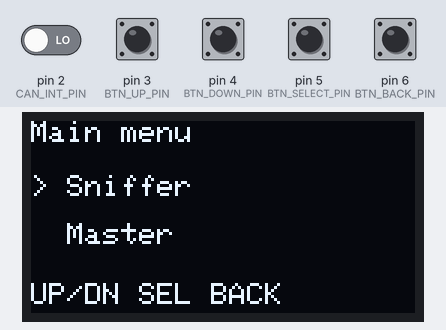
Simulated run of this sketch. Board: Arduino Uno, built with avr-gcc and run on an emulated ATmega328P. Shown: 128×64 one-colour display. The test bench sets the inputs (shaded band); at power-on: pin 3 (BTN_UP_PIN), pin 4 (BTN_DOWN_PIN), pin 5 (BTN_SELECT_PIN), pin 6 (BTN_BACK_PIN) HIGH, pin 2 (CAN_INT_PIN) LOW. What the sketch prints to the serial monitor is not drawn.

Above: at 1.29 s.
1.3 s: pin 3 (BTN_UP_PIN) pulled LOW for 0.15 s
At 2.5 s:
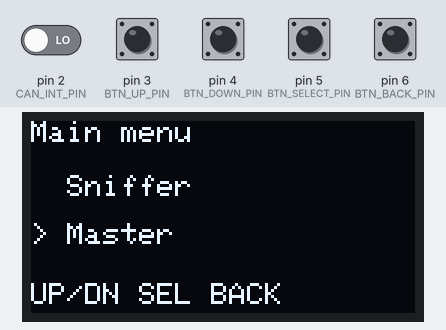
2.9 s: pin 4 (BTN_DOWN_PIN) pulled LOW for 0.15 s
At 3.8 s:
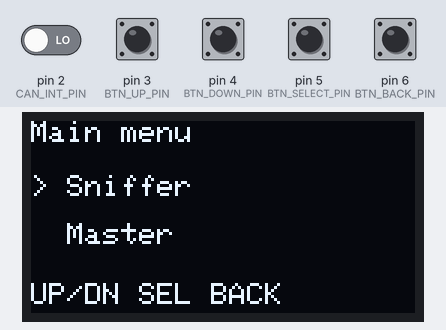
4.5 s: pin 5 (BTN_SELECT_PIN) pulled LOW for 0.15 s
At 5.0 s:
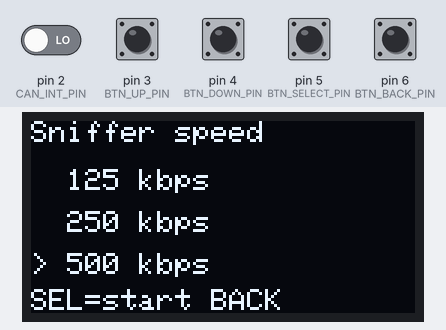
6.1 s: pin 5 (BTN_SELECT_PIN) pulled LOW for 1 s
At 7.5 s:
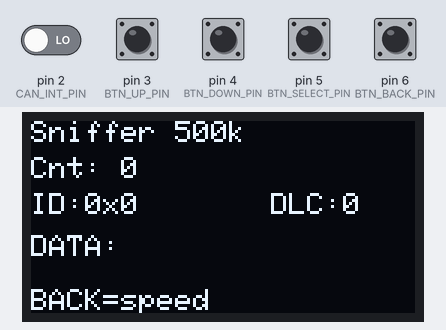
8.6 s: pin 6 (BTN_BACK_PIN) pulled LOW for 0.15 s
At 9.4 s:
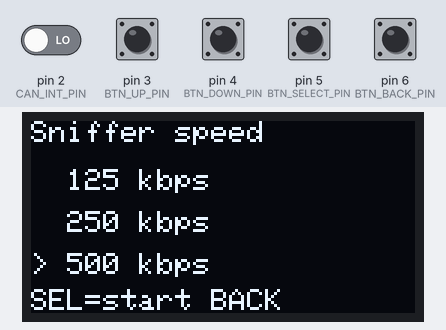
10.2 s: pin 4 (BTN_DOWN_PIN) pulled LOW for 1 s
At 10.6 s:
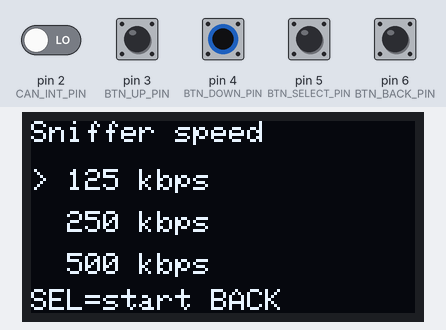
Timing chart, 0 to 13.2 s (numbered marks = the images above; inputs shaded):
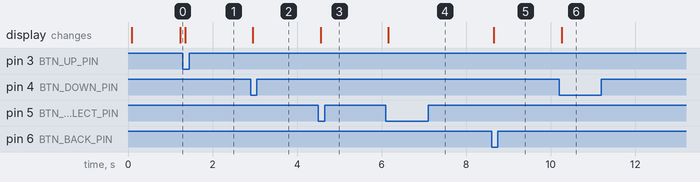

The sketch:

main.ino
```cpp
#include <Arduino.h>
#include <SPI.h>
#include <Wire.h>

#include "app_state.h"
#include "buttons.h"
#include "can_manager.h"
#include "config.h"
#include "display.h"
#include "master_profiles.h"
#include "ui.h"

static AppState gState;
static Buttons gButtons;
static Display gDisplay;
static CanManager gCan;

static void logFrame(const __FlashStringHelper* tag, const CanFrame& frame) {
  Serial.print(tag);
  Serial.print(F(" id=0x"));
  Serial.print(frame.id, HEX);
  Serial.print(F(" dlc="));
  Serial.print(frame.dlc);
  Serial.print(F(" data="));

  for (uint8_t i = 0; i < frame.dlc && i < 8; ++i) {
    if (frame.data[i] < 0x10) {
      Serial.print('0');
    }
    Serial.print(frame.data[i], HEX);
    if (i + 1 < frame.dlc) {
      Serial.write(' ');
    }
  }
  Serial.println();
}

static void sendMasterFrames(uint32_t nowMs) {
  uint8_t profileCount = 0;
  const MasterProfile* profiles = masterGetProfiles(profileCount);
  if (profileCount == 0) {
    return;
  }

  const MasterProfile& p = profiles[gState.masterProfileIndex % profileCount];
  if (!p.enabled || p.frameCount == 0) {
    return;
  }

  if ((nowMs - gState.masterLastTxAtMs) < p.periodMs) {
    return;
  }

  gState.masterLastTxAtMs = nowMs;

  const uint8_t frameIdx = gState.masterNextFrameIndex;
  const CanTxFrame& tx = p.frames[frameIdx];

  CanFrame frame;
  frame.id = tx.id;
  frame.dlc = tx.dlc;
  for (uint8_t i = 0; i < 8; ++i) {
    frame.data[i] = tx.data[i];
  }

  if (canSend(gCan, frame)) {
    gState.masterTxCount++;
    gState.masterLastTxId = frame.id;
    logFrame(F("[CAN] TX"), frame);
    displayMarkDirty(gDisplay);
  } else {
    Serial.println(F("[CAN] TX failed"));
  }

  gState.masterNextFrameIndex++;
  if (gState.masterNextFrameIndex >= p.frameCount) {
    gState.masterNextFrameIndex = p.cyclic ? 0 : (p.frameCount - 1);
  }
}

void setup() {
  const uint32_t nowMs = millis();
  appStateInit(gState, nowMs);

  Serial.begin(config::SERIAL_BAUD);
  Serial.println(F("[SYS] Boot start"));

  SPI.begin();
  Wire.begin();

  gState.displayReady = displayInit(gDisplay);
  Serial.println(gState.displayReady ? F("[SYS] OLED init OK") : F("[SYS] OLED init FAIL"));

  buttonsInit(gButtons);
  gState.buttonsReady = true;
  Serial.println(F("[SYS] Buttons init OK"));

  gState.canReady = true;

  gState.bootShown = true;
  displayMarkDirty(gDisplay);

  if (gState.displayReady && gState.buttonsReady) {
    Serial.println(F("[SYS] Modules initialized"));
  } else {
    Serial.println(F("[SYS] Init finished with warnings"));
  }
}

void loop() {
  const uint32_t nowMs = millis();

  uiTick(gState, nowMs);

  const ButtonEvent event = buttonsPoll(gButtons, nowMs);
  if (event != BTN_EVENT_NONE) {
    if (uiHandleButton(gState, event, nowMs)) {
      displayMarkDirty(gDisplay);
      Serial.print(F("[UI] Button event="));
      Serial.println(static_cast<uint8_t>(event));
    }
  }

  if (gState.requestSnifferStart) {
    gState.requestSnifferStart = false;
    const config::SnifferSpeed speed = static_cast<config::SnifferSpeed>(gState.snifferSpeedIndex);

    if (canInitSniffer(gCan, speed)) {
      gState.view = config::VIEW_SNIFFER_RUN;
      gState.lastCanPollMs = 0;
      gState.snifferFrameCount = 0;
      gState.lastCanId = 0;
      gState.lastCanDlc = 0;
      Serial.print(F("[UI] Sniffer start at "));
      Serial.println(canSpeedLabel(speed));
    } else {
      Serial.println(F("[UI] Sniffer start failed"));
    }
    displayMarkDirty(gDisplay);
  }

  if (gState.requestSnifferStop) {
    gState.requestSnifferStop = false;
    canStop(gCan);
    Serial.println(F("[UI] Sniffer stopped"));
    displayMarkDirty(gDisplay);
  }

  if (gState.requestMasterStart) {
    gState.requestMasterStart = false;
    uint8_t profileCount = 0;
    const MasterProfile* profiles = masterGetProfiles(profileCount);
    if (profileCount > 0) {
      const MasterProfile& p = profiles[gState.masterProfileIndex % profileCount];
      if (canInitMaster(gCan, p.speed)) {
        gState.view = config::VIEW_MASTER_RUN;
        gState.masterTxCount = 0;
        gState.masterLastTxId = 0;
        gState.masterLastTxAtMs = 0;
        gState.masterNextFrameIndex = 0;
        gState.lastCanPollMs = 0;
        Serial.print(F("[UI] Master start: "));
        Serial.println(p.name);
      } else {
        Serial.println(F("[UI] Master start failed"));
      }
    }
    displayMarkDirty(gDisplay);
  }

  if (gState.requestMasterStop) {
    gState.requestMasterStop = false;
    canStop(gCan);
    Serial.println(F("[UI] Master stopped"));
    displayMarkDirty(gDisplay);
  }

  if (gState.view == config::VIEW_SNIFFER_RUN) {
    CanFrame frame;
    if (canPoll(gCan, nowMs, gState.lastCanPollMs, frame)) {
      gState.snifferFrameCount++;
      gState.lastCanId = frame.id;
      gState.lastCanDlc = frame.dlc;
      for (uint8_t i = 0; i < 8; ++i) {
        gState.lastCanData[i] = frame.data[i];
      }
      logFrame(F("[CAN] RX"), frame);
      displayMarkDirty(gDisplay);
    }
  }

  if (gState.view == config::VIEW_MASTER_RUN) {
    sendMasterFrames(nowMs);

    CanFrame frame;
    if (canPoll(gCan, nowMs, gState.lastCanPollMs, frame)) {
      logFrame(F("[CAN] RX"), frame);
    }
  }

  static config::View prevView = config::VIEW_BOOT;
  if (prevView != gState.view) {
    prevView = gState.view;
    displayMarkDirty(gDisplay);
    Serial.print(F("[UI] View changed="));
    Serial.println(static_cast<uint8_t>(gState.view));
  }

  if (gState.displayReady) {
    displayUpdate(gDisplay, gState, nowMs);
  }
}
```

app_state.cpp
```cpp
#include "app_state.h"

void appStateInit(AppState& state, uint32_t nowMs) {
  state.view = config::VIEW_BOOT;
  state.menuIndex = config::MENU_SNIFFER;
  state.snifferSpeedIndex = config::SNIFFER_SPEED_500;
  state.masterProfileIndex = 0;
  state.canReady = false;
  state.displayReady = false;
  state.buttonsReady = false;
  state.bootShown = false;
  state.requestSnifferStart = false;
  state.requestSnifferStop = false;
  state.requestMasterStart = false;
  state.requestMasterStop = false;
  state.bootStartMs = nowMs;
  state.lastCanPollMs = 0;
  state.snifferFrameCount = 0;
  state.lastCanId = 0;
  state.lastCanDlc = 0;
  for (uint8_t i = 0; i < 8; ++i) {
    state.lastCanData[i] = 0;
  }
  state.masterTxCount = 0;
  state.masterLastTxId = 0;
  state.masterLastTxAtMs = 0;
  state.masterNextFrameIndex = 0;
}
```

app_state.h
```cpp
#ifndef APP_STATE_H
#define APP_STATE_H

#include <Arduino.h>
#include "config.h"

struct AppState {
  config::View view;
  uint8_t menuIndex;
  uint8_t snifferSpeedIndex;
  uint8_t masterProfileIndex;
  bool canReady;
  bool displayReady;
  bool buttonsReady;
  bool bootShown;
  bool requestSnifferStart;
  bool requestSnifferStop;
  bool requestMasterStart;
  bool requestMasterStop;
  uint32_t bootStartMs;
  uint32_t lastCanPollMs;
  uint32_t snifferFrameCount;
  uint32_t lastCanId;
  uint8_t lastCanDlc;
  uint8_t lastCanData[8];
  uint32_t masterTxCount;
  uint32_t masterLastTxId;
  uint32_t masterLastTxAtMs;
  uint8_t masterNextFrameIndex;
};

void appStateInit(AppState& state, uint32_t nowMs);

#endif
```

buttons.cpp
```cpp
#include "buttons.h"
#include "config.h"

static ButtonEvent indexToEvent(uint8_t idx) {
  switch (idx) {
    case 0: return BTN_EVENT_UP;
    case 1: return BTN_EVENT_DOWN;
    case 2: return BTN_EVENT_SELECT;
    case 3: return BTN_EVENT_BACK;
    default: return BTN_EVENT_NONE;
  }
}

void buttonsInit(Buttons& buttons) {
  buttons.pins[0] = config::BTN_UP_PIN;
  buttons.pins[1] = config::BTN_DOWN_PIN;
  buttons.pins[2] = config::BTN_SELECT_PIN;
  buttons.pins[3] = config::BTN_BACK_PIN;

  for (uint8_t i = 0; i < 4; ++i) {
    pinMode(buttons.pins[i], INPUT_PULLUP);
    const uint8_t raw = digitalRead(buttons.pins[i]);
    buttons.lastReadState[i] = raw;
    buttons.stableState[i] = raw;
    buttons.changedAtMs[i] = 0;
  }
}

ButtonEvent buttonsPoll(Buttons& buttons, uint32_t nowMs) {
  for (uint8_t i = 0; i < 4; ++i) {
    const uint8_t raw = digitalRead(buttons.pins[i]);

    if (raw != buttons.lastReadState[i]) {
      buttons.lastReadState[i] = raw;
      buttons.changedAtMs[i] = nowMs;
    }

    if ((nowMs - buttons.changedAtMs[i]) >= config::BUTTON_DEBOUNCE_MS &&
        raw != buttons.stableState[i]) {
      buttons.stableState[i] = raw;
      if (raw == LOW) {
        return indexToEvent(i);
      }
    }
  }
  return BTN_EVENT_NONE;
}
```

buttons.h
```cpp
#ifndef BUTTONS_H
#define BUTTONS_H

#include <Arduino.h>

enum ButtonEvent : uint8_t {
  BTN_EVENT_NONE = 0,
  BTN_EVENT_UP,
  BTN_EVENT_DOWN,
  BTN_EVENT_SELECT,
  BTN_EVENT_BACK
};

struct Buttons {
  uint8_t pins[4];
  uint8_t stableState[4];
  uint8_t lastReadState[4];
  uint32_t changedAtMs[4];
};

void buttonsInit(Buttons& buttons);
ButtonEvent buttonsPoll(Buttons& buttons, uint32_t nowMs);

#endif
```

can_manager.cpp
```cpp
#include "can_manager.h"

CanManager::CanManager() : controller(config::CAN_CS_PIN), ready(false), speed(config::SNIFFER_SPEED_500) {}

static uint8_t speedToMcp(config::SnifferSpeed speed) {
  switch (speed) {
    case config::SNIFFER_SPEED_125: return CAN_125KBPS;
    case config::SNIFFER_SPEED_250: return CAN_250KBPS;
    case config::SNIFFER_SPEED_500:
    default:
      return CAN_500KBPS;
  }
}

const __FlashStringHelper* canSpeedLabel(config::SnifferSpeed speed) {
  switch (speed) {
    case config::SNIFFER_SPEED_125: return F("125k");
    case config::SNIFFER_SPEED_250: return F("250k");
    case config::SNIFFER_SPEED_500:
    default:
      return F("500k");
  }
}

static bool canInit(CanManager& can, config::SnifferSpeed speed, uint8_t mode, const __FlashStringHelper* tag) {
  pinMode(config::CAN_INT_PIN, INPUT);

  const uint8_t initResult = can.controller.begin(MCP_ANY, speedToMcp(speed), MCP_8MHZ);
  if (initResult != CAN_OK) {
    Serial.print(F("[CAN] init failed at "));
    Serial.print(canSpeedLabel(speed));
    Serial.print(F(", code="));
    Serial.println(initResult);
    can.ready = false;
    return false;
  }

  can.controller.setMode(mode);
  can.ready = true;
  can.speed = speed;

  Serial.print(F("[CAN] "));
  Serial.print(tag);
  Serial.print(F(" ready at "));
  Serial.println(canSpeedLabel(speed));
  return true;
}

bool canInitSniffer(CanManager& can, config::SnifferSpeed speed) {
  return canInit(can, speed, MCP_LISTENONLY, F("sniffer"));
}

bool canInitMaster(CanManager& can, config::SnifferSpeed speed) {
  return canInit(can, speed, MCP_NORMAL, F("master"));
}

void canStop(CanManager& can) {
  can.controller.setMode(MCP_SLEEP);
  can.ready = false;
}

bool canPoll(CanManager& can, uint32_t nowMs, uint32_t& lastPollMs, CanFrame& outFrame) {
  if (!can.ready) {
    return false;
  }
  if ((nowMs - lastPollMs) < config::CAN_POLL_MS) {
    return false;
  }
  lastPollMs = nowMs;

  if (digitalRead(config::CAN_INT_PIN) != LOW) {
    return false;
  }

  if (can.controller.checkReceive() != CAN_MSGAVAIL) {
    return false;
  }

  unsigned long canId = 0;
  uint8_t len = 0;
  can.controller.readMsgBuf(&canId, &len, outFrame.data);

  outFrame.id = canId;
  outFrame.dlc = len;
  return true;
}

bool canSend(CanManager& can, const CanFrame& frame) {
  if (!can.ready) {
    return false;
  }

  const uint8_t rc = can.controller.sendMsgBuf(frame.id, 0, frame.dlc, const_cast<uint8_t*>(frame.data));
  return rc == CAN_OK;
}
```

can_manager.h
```cpp
#ifndef CAN_MANAGER_H
#define CAN_MANAGER_H

#include <Arduino.h>
#include <mcp_can.h>

#include "config.h"

struct CanFrame {
  uint32_t id;
  uint8_t dlc;
  uint8_t data[8];
};

struct CanManager {
  MCP_CAN controller;
  bool ready;
  config::SnifferSpeed speed;

  CanManager();
};

bool canInitSniffer(CanManager& can, config::SnifferSpeed speed);
bool canInitMaster(CanManager& can, config::SnifferSpeed speed);
void canStop(CanManager& can);
bool canPoll(CanManager& can, uint32_t nowMs, uint32_t& lastPollMs, CanFrame& outFrame);
bool canSend(CanManager& can, const CanFrame& frame);
const __FlashStringHelper* canSpeedLabel(config::SnifferSpeed speed);

#endif
```

display.cpp
```cpp
#include "display.h"

#include "can_manager.h"
#include "config.h"
#include "master_profiles.h"

Display::Display()
    : oled(config::OLED_WIDTH, config::OLED_HEIGHT, &Wire, -1), dirty(true), lastDrawMs(0) {}

static void drawMainMenu(Adafruit_SSD1306& oled, uint8_t selected) {
  oled.setCursor(0, 0);
  oled.print(F("Main menu"));

  oled.setCursor(0, 18);
  oled.print(selected == config::MENU_SNIFFER ? F("> Sniffer") : F("  Sniffer"));

  oled.setCursor(0, 34);
  oled.print(selected == config::MENU_MASTER ? F("> Master") : F("  Master"));

  oled.setCursor(0, 54);
  oled.print(F("UP/DN SEL BACK"));
}

static void drawSnifferSpeed(Adafruit_SSD1306& oled, uint8_t selected) {
  oled.setCursor(0, 0);
  oled.print(F("Sniffer speed"));

  oled.setCursor(0, 16);
  oled.print(selected == config::SNIFFER_SPEED_125 ? F("> 125 kbps") : F("  125 kbps"));

  oled.setCursor(0, 30);
  oled.print(selected == config::SNIFFER_SPEED_250 ? F("> 250 kbps") : F("  250 kbps"));

  oled.setCursor(0, 44);
  oled.print(selected == config::SNIFFER_SPEED_500 ? F("> 500 kbps") : F("  500 kbps"));

  oled.setCursor(0, 56);
  oled.print(F("SEL=start BACK"));
}

static char toHex(uint8_t v) {
  return (v < 10) ? static_cast<char>('0' + v) : static_cast<char>('A' + (v - 10));
}

static void byteToHex(uint8_t value, char* out2) {
  out2[0] = toHex((value >> 4) & 0x0F);
  out2[1] = toHex(value & 0x0F);
}

static void drawSnifferRun(Adafruit_SSD1306& oled, const AppState& state) {
  oled.setCursor(0, 0);
  oled.print(F("Sniffer "));
  oled.print(canSpeedLabel(static_cast<config::SnifferSpeed>(state.snifferSpeedIndex)));

  oled.setCursor(0, 12);
  oled.print(F("Cnt: "));
  oled.print(state.snifferFrameCount);

  oled.setCursor(0, 24);
  oled.print(F("ID:0x"));
  oled.print(state.lastCanId, HEX);

  oled.setCursor(80, 24);
  oled.print(F("DLC:"));
  oled.print(state.lastCanDlc);

  oled.setCursor(0, 38);
  oled.print(F("DATA:"));

  char hex2[2];
  uint8_t x = 34;
  for (uint8_t i = 0; i < state.lastCanDlc && i < 8; ++i) {
    byteToHex(state.lastCanData[i], hex2);
    oled.setCursor(x, 38);
    oled.write(hex2[0]);
    oled.write(hex2[1]);
    x = static_cast<uint8_t>(x + 15);
  }

  oled.setCursor(0, 56);
  oled.print(F("BACK=speed"));
}

static void drawMasterList(Adafruit_SSD1306& oled, uint8_t selected) {
  uint8_t count = 0;
  const MasterProfile* profiles = masterGetProfiles(count);
  if (count == 0) {
    oled.setCursor(0, 0);
    oled.print(F("No profiles"));
    return;
  }

  oled.setCursor(0, 0);
  oled.print(F("Master profiles"));

  for (uint8_t row = 0; row < 3; ++row) {
    const uint8_t idx = (selected + row) % count;
    oled.setCursor(0, static_cast<int16_t>(14 + row * 14));
    oled.print(row == 0 ? F("> ") : F("  "));
    oled.print(profiles[idx].name);
  }

  oled.setCursor(0, 56);
  oled.print(F("SEL=start BACK"));
}

static void drawMasterRun(Adafruit_SSD1306& oled, const AppState& state) {
  uint8_t count = 0;
  const MasterProfile* profiles = masterGetProfiles(count);
  if (count == 0) {
    oled.setCursor(0, 0);
    oled.print(F("No profile"));
    return;
  }
  const MasterProfile& p = profiles[state.masterProfileIndex % count];

  oled.setCursor(0, 0);
  oled.print(p.name);

  oled.setCursor(0, 12);
  oled.print(F("Speed: "));
  oled.print(canSpeedLabel(p.speed));

  oled.setCursor(0, 24);
  oled.print(F("Status: TX"));
  oled.print(p.cyclic ? F(" cyclic") : F(" one-shot"));

  oled.setCursor(0, 36);
  oled.print(F("Count: "));
  oled.print(state.masterTxCount);

  oled.setCursor(0, 48);
  oled.print(F("LastTX:0x"));
  oled.print(state.masterLastTxId, HEX);

  oled.setCursor(0, 56);
  oled.print(F("BACK=stop"));
}

bool displayInit(Display& display) {
  if (!display.oled.begin(SSD1306_SWITCHCAPVCC, config::OLED_I2C_ADDRESS)) {
    return false;
  }

  display.oled.clearDisplay();
  display.oled.setTextSize(1);
  display.oled.setTextColor(SSD1306_WHITE);
  display.oled.setCursor(0, 0);
  display.oled.print(F("Booting..."));
  display.oled.display();
  display.dirty = true;
  display.lastDrawMs = 0;
  return true;
}

void displayMarkDirty(Display& display) {
  display.dirty = true;
}

void displayUpdate(Display& display, const AppState& state, uint32_t nowMs) {
  if (!display.dirty) {
    return;
  }
  if ((nowMs - display.lastDrawMs) < config::DISPLAY_REFRESH_MS) {
    return;
  }

  display.oled.clearDisplay();
  display.oled.setCursor(0, 0);

  switch (state.view) {
    case config::VIEW_BOOT:
      display.oled.print(F("CAN Console"));
      display.oled.setCursor(0, 20);
      display.oled.print(F("Init modules..."));
      display.oled.setCursor(0, 40);
      display.oled.print(F("Ready"));
      break;

    case config::VIEW_MAIN_MENU:
      drawMainMenu(display.oled, state.menuIndex);
      break;

    case config::VIEW_SNIFFER_SPEED:
      drawSnifferSpeed(display.oled, state.snifferSpeedIndex);
      break;

    case config::VIEW_SNIFFER_RUN:
      drawSnifferRun(display.oled, state);
      break;

    case config::VIEW_MASTER_LIST:
      drawMasterList(display.oled, state.masterProfileIndex);
      break;

    case config::VIEW_MASTER_RUN:
      drawMasterRun(display.oled, state);
      break;
  }

  display.oled.display();
  display.lastDrawMs = nowMs;
  display.dirty = false;
}
```

display.h
```cpp
#ifndef DISPLAY_H
#define DISPLAY_H

#include <Arduino.h>
#include <Adafruit_GFX.h>
#include <Adafruit_SSD1306.h>
#include "app_state.h"

struct Display {
  Adafruit_SSD1306 oled;
  bool dirty;
  uint32_t lastDrawMs;

  Display();
};

bool displayInit(Display& display);
void displayMarkDirty(Display& display);
void displayUpdate(Display& display, const AppState& state, uint32_t nowMs);

#endif
```

master_profiles.h
```cpp
#ifndef MASTER_PROFILES_H
#define MASTER_PROFILES_H

#include <Arduino.h>

#include "config.h"

struct CanTxFrame {
  uint32_t id;
  uint8_t dlc;
  uint8_t data[8];
};

struct MasterProfile {
  const __FlashStringHelper* name;
  config::SnifferSpeed speed;
  const CanTxFrame* frames;
  uint8_t frameCount;
  uint16_t periodMs;
  bool enabled;
  bool cyclic;
};

const MasterProfile* masterGetProfiles(uint8_t& count);

#endif
```

ui.h
```cpp
#ifndef UI_H
#define UI_H

#include "app_state.h"
#include "buttons.h"

bool uiHandleButton(AppState& state, ButtonEvent event, uint32_t nowMs);
void uiTick(AppState& state, uint32_t nowMs);

#endif
```

Source omitted: master_profiles.cpp (1650 bytes), ui.cpp (2826 bytes), config.h (1036 bytes)

Measured:
- after the input at 1.3 s, the display: changes after 0.06 s (image 1)
- after the input at 2.9 s, the display: changes after 0.06 s (image 2)
- after the input at 4.5 s, the display: changes after 0.06 s (image 3)
- after the input at 6.1 s, the display: changes after 0.06 s (image 4)
- after the input at 8.6 s, the display: changes after 0.06 s (image 5)
- after the input at 10.2 s, the display: changes after 0.06 s (image 6)
